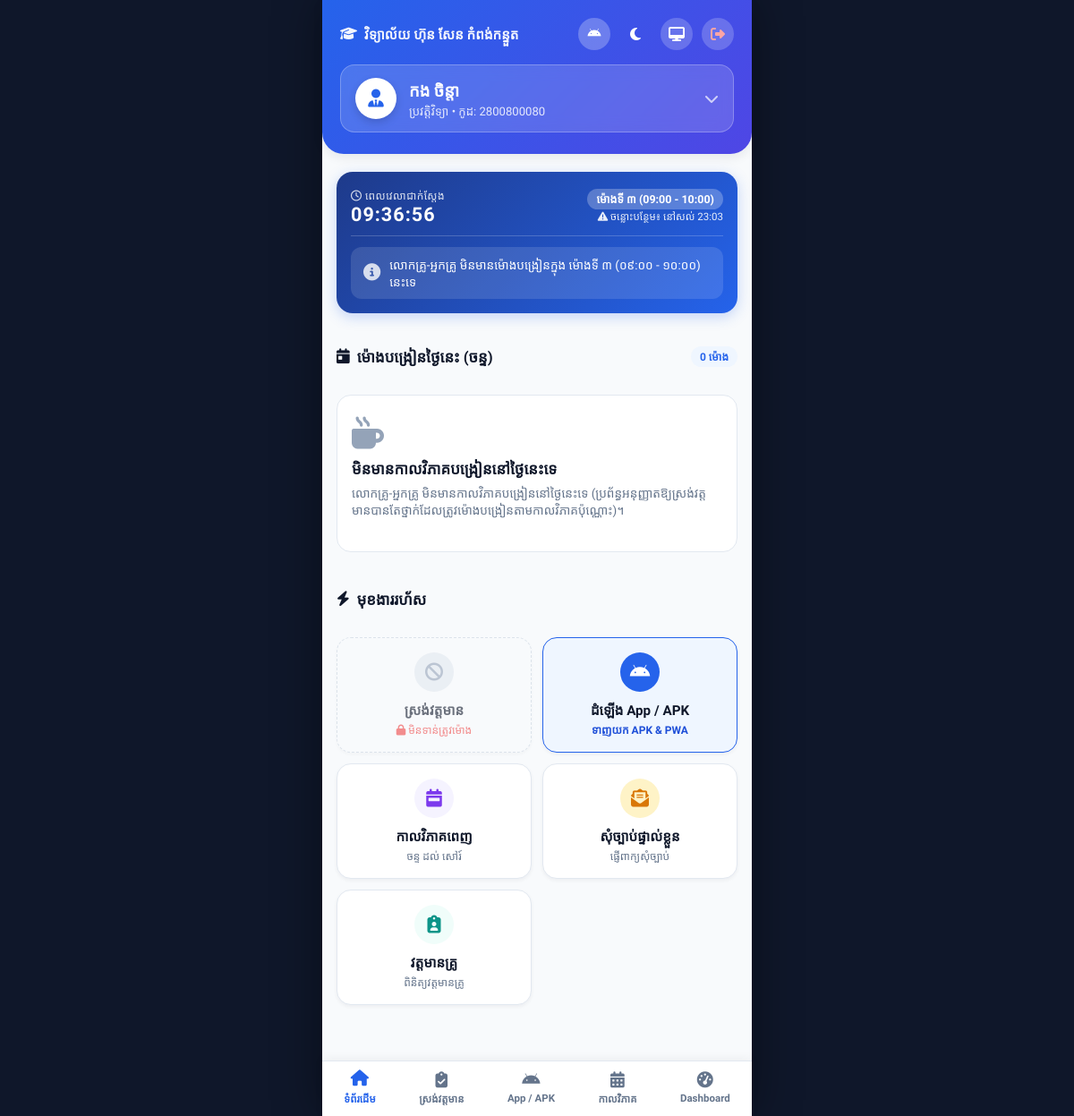
/portal (signed in), run on an earlier commit of the app's database.
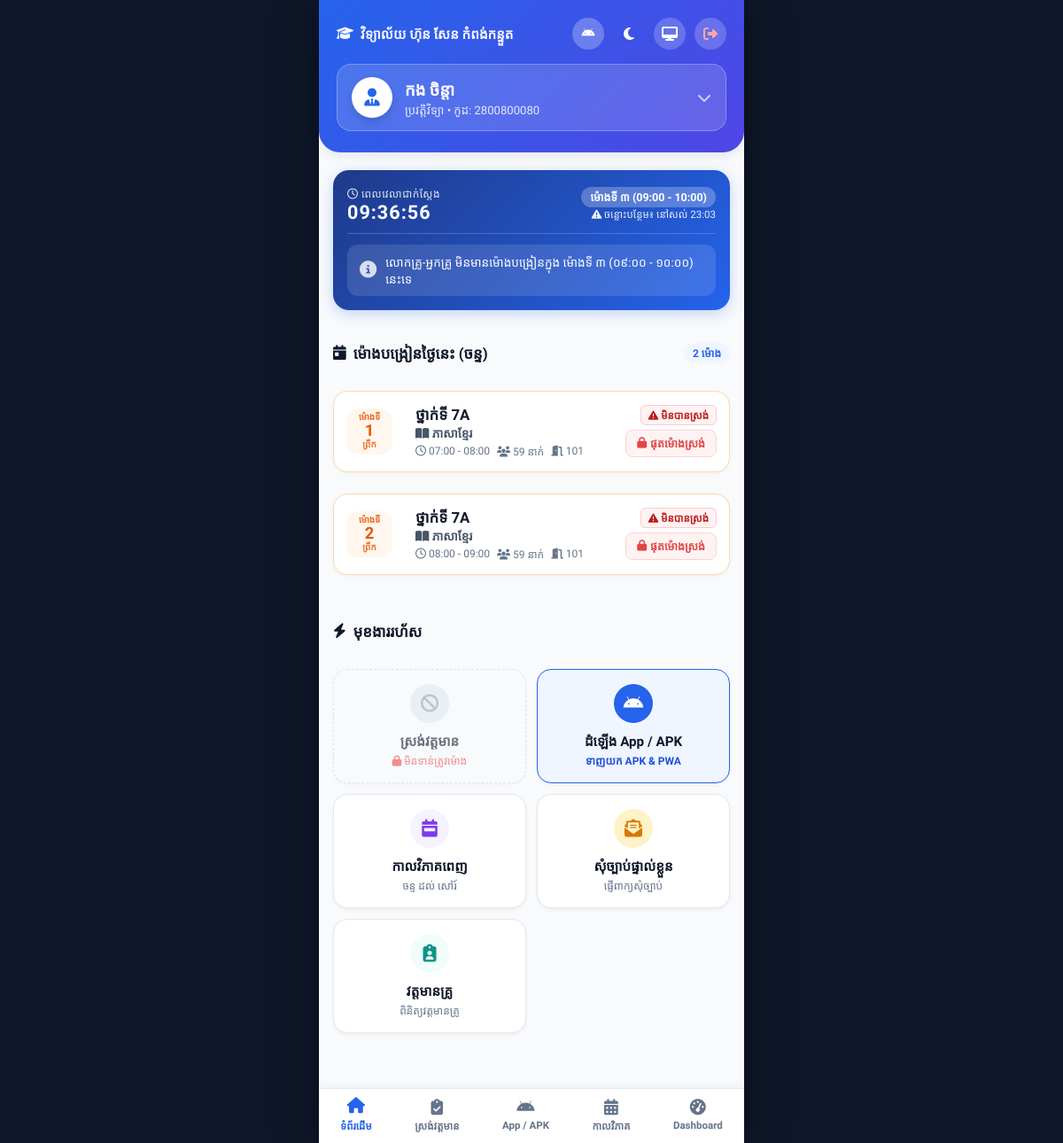
And on a later commit of the database.
### tables this page shows
CREATE TABLE timetable_slots (
            id INTEGER PRIMARY KEY AUTOINCREMENT,
            class_id INTEGER,
            class_code TEXT NOT NULL,
            day_code TEXT NOT NULL, -- ច, អ, ព, ព្រ, សុ, ស
            day_name TEXT NOT NULL, -- ចន្ទ, អង្គារ, ពុធ, ព្រហស្បតិ៍, សុក្រ, សៅរ៍
            period_num INTEGER NOT NULL, -- 1 ដល់ 8
            shift TEXT NOT NULL, -- Morning, Afternoon
            subject_code TEXT,
            subject_name TEXT,
            teacher_id INTEGER,
            teacher_code TEXT,
            teacher_name TEXT,
            created_at TIMESTAMP DEFAULT CURRENT_TIMESTAMP, room_number TEXT,
            FOREIGN KEY (class_id) REFERENCES classes (id) ON DELETE CASCADE,
            FOREIGN KEY (teacher_id) REFERENCES teachers (id) ON DELETE SET NULL,
            UNIQUE (class_code, day_code, period_num)
        );

### app.py (the view)
@app.route("/portal")
@login_required()
def portal_page():
    all_teachers = db.get_teachers(active_only=True)
    all_classes = db.get_classes()
    user = session.get("user")
    is_teacher = bool(user and user.get("role") == "teacher")
    teacher_id = request.args.get("teacher_id", type=int)
    if is_teacher and user.get("teacher_id"):
        teacher_id = user["teacher_id"]
    elif not teacher_id:
        if all_teachers:
            teacher_id = all_teachers[0]["id"]
    current_teacher = db.get_teacher_by_id(teacher_id) if teacher_id else (all_teachers[0] if all_teachers else None)
    today_info = get_today_khmer_day()
    today_slots = []
    active_slot_info = None
    if current_teacher:
        today_slots = db.get_teacher_today_slots(current_teacher["id"], today_info["code"])
        active_slot_info = db.get_current_teaching_slot(current_teacher["id"])
    return render_template(
        "portal.html",
        current_teacher=current_teacher,
        all_teachers=all_teachers,
        all_classes=all_classes,
        today_info=today_info,
        today_slots=today_slots,
        active_slot_info=active_slot_info,
        is_teacher=is_teacher
    )

### app.py (called while the page is built, shortened)
@app.context_processor
def inject_school_info():
    in_maint, maint_msg = db.is_system_in_maintenance()
    return {
        "global_school_name_kh": db.get_setting("school_name_kh", "វិទ្យាល័យ ហ៊ុន សែន កំពង់កន្ទួត"),
        "global_school_name_en": db.get_setting("school_name_en", "Hun Sen Kampong Kantuot High School"),
        "current_user": session.get("user"),
        "is_maintenance_mode": in_maint,
        "maintenance_message": maint_msg
    }

@app.before_request
def check_maintenance():
    in_maint, maint_msg = db.is_system_in_maintenance()
    if not in_maint:
        return None

def login_required(role=None):
    def decorator(f):
        @functools.wraps(f)
        def decorated_function(*args, **kwargs):
            if "user" not in session:
                if request.path.startswith("/api/"):
                    return jsonify({"success": False, "error": "Unauthorized", "message": "សូមចូលគណនីជាមុនសិន"}), 401
                return redirect(url_for("login", next=request.url))
            user = session["user"]
            return f(*args, **kwargs)
        return decorated_function
    return decorator

### templates/portal.html (shortened to what the changed rows need)
<!DOCTYPE html>
<html lang="km">
<head>
    <link rel="stylesheet" href="https://cdnjs.cloudflare.com/ajax/libs/font-awesome/6.5.1/css/all.min.css">
    <link rel="stylesheet" href="{{ url_for('static', filename='css/mobile.css') }}">
</head>
<body class="mobile-portal-body">
    <div class="mobile-app-container">
        <main class="mobile-content">
            <div class="section-title-row">
                <h3 class="section-title">
                    <i class="fa-solid fa-calendar-day text-primary"></i>
                    <span>ម៉ោងបង្រៀនថ្ងៃនេះ ({{ today_info.name }})</span>
                </h3>
                <span class="badge badge-primary" style="background:#eff6ff; color:#2563eb; padding:3px 10px; border-radius:12px; font-weight:600; font-size:0.75rem;">
                    {{ today_slots|length }} ម៉ោង
                </span>
            </div>
            <div class="today-schedule-list" id="todayScheduleList">
                {% if today_slots %}
                    {% for s in today_slots %}
                    {% set is_active = s.is_current_active %}
                    <div class="schedule-card {% if is_active and s.can_take_attendance %}slot-card-active{% elif s.is_marked %}slot-marked-done{% else %}slot-unmarked-alert{% endif %} "
                         style="display:flex; align-items:center; justify-content:space-between; padding:14px; background:{% if is_active %}#f0fdf4{% elif s.is_marked %}#f8fafc{% else %}#ffffff{% endif %}; border-radius:16px; margin-bottom:12px; border:{% if is_active %}2px solid #10b981{% elif s.is_marked %}1px solid #e2e8f0{% else %}1px solid #fed7aa{% endif %}; box-shadow:{% if is_active %}0 4px 14px rgba(16,185,129,0.2){% else %}0 2px 4px rgba(0,0,0,0.03){% endif %}; {% if not is_active and not (current_user and current_user.role == 'admin') %}opacity:0.85;{% endif %}">
                        <div style="display:flex; align-items:center; gap:12px;">
                            <div class="schedule-period-badge" style="background:{% if is_active %}#10b981{% elif s.is_marked %}#e2e8f0{% else %}#fff7ed{% endif %}; color:{% if is_active %}#ffffff{% elif s.is_marked %}#475569{% else %}#ea580c{% endif %}; width:52px; height:52px; border-radius:14px; display:flex; flex-direction:column; align-items:center; justify-content:center; font-weight:700; flex-shrink:0;">
                                <small style="font-size:0.62rem; line-height:1; opacity:0.9;">ម៉ោងទី</small>
                                <span style="font-size:1.15rem; line-height:1.1; font-weight:800;">{{ s.period_num if s.period_num <= 4 else s.period_num - 4 }}</span>
                                <small style="font-size:0.62rem; line-height:1; opacity:0.85;">{{ 'ព្រឹក' if s.shift == 'Morning' else 'រសៀល' }}</small>
                            </div>
                            <div class="schedule-details">
                                <div style="display:flex; align-items:center; gap:6px;">
                                    <span class="schedule-class-name" style="font-weight:700; font-size:1.05rem;">ថ្នាក់ទី {{ s.class_code }}</span>
                                </div>
                                <div class="schedule-subject-name" style="font-size:0.85rem; color:#475569;">
                                    <i class="fa-solid fa-book-open text-primary"></i> {{ s.subject_name or s.subject_code }}
                                </div>
                                <div style="margin-top:3px; display:flex; align-items:center; gap:8px;">
                                    <span style="font-size:0.75rem; color:#64748b;">
                                        <i class="fa-regular fa-clock"></i> {{ s.time_range }}
                                    </span>
                                    {% if s.student_count %}
                                    <span style="font-size:0.75rem; color:#64748b;">
                                        <i class="fa-solid fa-users"></i> {{ s.student_count }} នាក់
                                    </span>
                                    {% endif %}
                                    {% if s.room_number %}
                                    <span style="font-size:0.75rem; color:#64748b;">
                                        <i class="fa-solid fa-door-open"></i> {{ s.room_number }}
                                    </span>
                                    {% endif %}
                                </div>
                            </div>
                        </div>
                        <div style="text-align:right;">
                            {% if is_active %}
                                {% if s.can_take_attendance %}
                                    <div style="display:flex; flex-direction:column; align-items:flex-end; gap:5px;">
                                        <span class="badge" style="background:#dcfce7; color:#15803d; font-size:0.72rem; padding:3px 8px; border-radius:6px; font-weight:700;">
                                            🟢 ដល់ម៉ោងស្រង់
                                        </span>
                                        <a href="{{ url_for('portal_attendance_page') }}"
                                           class="btn-take-attendance"
                                           id="btnTakeAttendanceActive"
                                           style="background:#10b981; color:#fff; padding:8px 14px; border-radius:10px; font-size:0.85rem; text-decoration:none; font-weight:700; display:inline-flex; align-items:center; gap:5px; box-shadow:0 2px 8px rgba(16,185,129,0.35);">
                                            <i class="fa-solid fa-clipboard-check"></i> ស្រង់ឥឡូវនេះ
                                        </a>
                                    </div>
                                {% elif s.can_edit_attendance %}
                                    <div style="display:flex; flex-direction:column; align-items:flex-end; gap:5px;">
                                        <span class="badge" style="background:#dcfce7; color:#15803d; font-size:0.72rem; padding:3px 8px; border-radius:6px; font-weight:600;">
                                            <i class="fa-solid fa-circle-check"></i> បានស្រង់រួច
                                        </span>
                                        <a href="{{ url_for('portal_attendance_page') }}"
                                           id="btnEditAttendanceActive"
                                           style="background:#eff6ff; color:#2563eb; border:1px solid #bfdbfe; padding:6px 12px; border-radius:8px; font-size:0.8rem; text-decoration:none; font-weight:600; display:inline-flex; align-items:center; gap:4px;">
                                            <i class="fa-solid fa-pen-to-square"></i> កែប្រែវត្តមាន
                                        </a>
                                    </div>
                                {% else %}
                                    <div style="display:flex; flex-direction:column; align-items:flex-end; gap:5px;">
                                        <span class="badge" style="background:#f1f5f9; color:#64748b; font-size:0.72rem; padding:3px 8px; border-radius:6px; font-weight:600;">
                                            <i class="fa-solid fa-lock"></i> បានស្រង់រួច
                                        </span>
                                        <button type="button" disabled
                                                class="btn-slot-disabled"
                                                style="background:#f1f5f9; color:#94a3b8; border:1px solid #e2e8f0; padding:6px 12px; border-radius:8px; font-size:0.78rem; font-weight:600; cursor:not-allowed; display:inline-flex; align-items:center; gap:4px;">
                                            <i class="fa-solid fa-lock"></i> ចាក់សោ
                                        </button>
                                    </div>
                                {% endif %}
                            {% else %}
                                {% if s.is_marked %}
                                    <div style="display:flex; flex-direction:column; align-items:flex-end; gap:5px;">
                                        <span class="badge" style="background:#f1f5f9; color:#475569; border:1px solid #e2e8f0; font-size:0.72rem; padding:3px 8px; border-radius:6px; font-weight:600;">
                                            <i class="fa-solid fa-circle-check text-success"></i> បានស្រង់រួច
                                        </span>
                                        <button type="button" disabled
                                                class="btn-slot-disabled"
                                                style="background:#f8fafc; color:#94a3b8; border:1px solid #e2e8f0; padding:6px 12px; border-radius:8px; font-size:0.78rem; font-weight:600; cursor:not-allowed; display:inline-flex; align-items:center; gap:4px;">
                                            <i class="fa-solid fa-lock"></i> ចាក់សោ
                                        </button>
                                    </div>
                                {% else %}
                                    <div style="display:flex; flex-direction:column; align-items:flex-end; gap:5px;">
                                        <span class="badge" style="background:#fef2f2; color:#b91c1c; border:1px solid #fecaca; font-size:0.72rem; padding:3px 8px; border-radius:6px; font-weight:600;">
                                            <i class="fa-solid fa-triangle-exclamation"></i> មិនបានស្រង់
                                        </span>
                                        <button type="button" disabled
                                                class="btn-slot-disabled"
                                                style="background:#fef2f2; color:#dc2626; border:1px solid #fecaca; padding:6px 12px; border-radius:8px; font-size:0.78rem; font-weight:600; cursor:not-allowed; display:inline-flex; align-items:center; gap:4px; opacity:0.85;">
                                            <i class="fa-solid fa-lock"></i> ផុតម៉ោងស្រង់
                                        </button>
                                    </div>
                                {% endif %}
                            {% endif %}
                        </div>
                    </div>
                    {% endfor %}
                {% else %}
                    <div class="card p-3 text-center" style="background:#fff; border-radius:16px; border:1px solid #e2e8f0; padding:24px 16px;">
                        <i class="fa-solid fa-mug-hot" style="font-size:36px; color:#94a3b8; margin-bottom:10px;"></i>
                        <h4 style="margin:0; font-size:1.05rem;">មិនមានកាលវិភាគបង្រៀននៅថ្ងៃនេះទេ</h4>
                        <p style="color:#64748b; font-size:0.85rem; margin-top:6px;">
                            លោកគ្រូ-អ្នកគ្រូ មិនមានកាលវិភាគបង្រៀននៅថ្ងៃនេះទេ (ប្រព័ន្ធអនុញ្ញាតឱ្យស្រង់វត្តមានបានតែថ្នាក់ដែលត្រូវម៉ោងបង្រៀនតាមកាលវិភាគប៉ុណ្ណោះ)។
                        </p>
                    </div>
                {% endif %}
            </div>
        </main>
    </div>
</body>
</html>

What changed in the data, as far as the page shows it:
now on this page (row edited): timetable_slots: s.period_numifs.period_num<=4elses.period_num-4 "1", shift "ព្រឹក", class_code "7A", subject_name "ភាសាខ្មែរ", time_range "07:00 - 08:00", student_count "59", room_number "101"
now on this page (row edited): timetable_slots: s.period_numifs.period_num<=4elses.period_num-4 "2", shift "ព្រឹក", class_code "7A", subject_name "ភាសាខ្មែរ", time_range "08:00 - 09:00", student_count "59", room_number "101"
Also different on the page:
{{ today_slots|length }}: "0" → "2"
text no longer shown: "មិនមានកាលវិភាគបង្រៀននៅថ្ងៃនេះទេ លោកគ្រូ-អ្នកគ្រូ មិនមានកាលវិភាគបង្រៀននៅថ្ងៃនេះទេ (ប្រព័ន្ធអនុញ្ញាតឱ្យស្រង់វត្តមានបានតែថ្នាក់ដែលត្រូវម៉ោងបង្រៀនតាមកាលវិភាគប៉ុណ្ណោះ)។"
